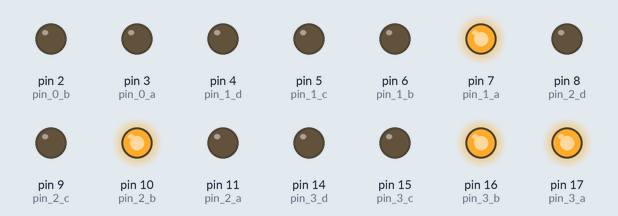
This sketch was run on a simulated Arduino Uno, built with avr-gcc and run on an emulated ATmega328P. Parts: output pins drawn as LEDs (lit = HIGH).

Above: at 0.1 s.
Timing chart, 0 to 1.6 s (numbered marks = the images above):
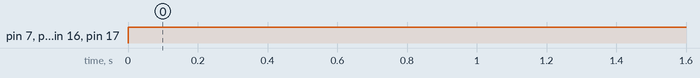

Measured:
- by itself, pin 7 (pin_1_a), pin 10 (pin_2_b), pin 16 (pin_3_b), pin 17 (pin_3_a): LOW → HIGH at 0.00 s

The sketch:

multi_nixie_driver_cycle.ino
```cpp
int pin_0_d = 18;
int pin_0_c = 19;
int pin_0_b = 2;
int pin_0_a = 3;

int pin_1_d = 4;
int pin_1_c = 5;
int pin_1_b = 6;
int pin_1_a = 7;

int pin_2_d = 8;
int pin_2_c = 9;
int pin_2_b = 10;
int pin_2_a = 11;

int pin_3_d = 14;
int pin_3_c = 15;
int pin_3_b = 16;
int pin_3_a = 17;

void setup() {
  pinMode(pin_0_a, OUTPUT);
  pinMode(pin_0_b, OUTPUT);
  pinMode(pin_0_c, OUTPUT);
  pinMode(pin_0_d, OUTPUT);

  pinMode(pin_1_a, OUTPUT);
  pinMode(pin_1_b, OUTPUT);
  pinMode(pin_1_c, OUTPUT);
  pinMode(pin_1_d, OUTPUT);

  pinMode(pin_2_a, OUTPUT);
  pinMode(pin_2_b, OUTPUT);
  pinMode(pin_2_c, OUTPUT);
  pinMode(pin_2_d, OUTPUT);

  pinMode(pin_3_a, OUTPUT);
  pinMode(pin_3_b, OUTPUT);
  pinMode(pin_3_c, OUTPUT);
  pinMode(pin_3_d, OUTPUT);
}


void SetSN74141Chips( int num0, int num1, int num2, int num3)
{
  int a,b,c,d;
  a=0;b=0;c=0;d=0;

  // Load the a,b,c,d to send to the SN74141 IC (0)
  switch( num0 )
  {
    case 0: a=0;b=0;c=0;d=0;break;
    case 1: a=1;b=0;c=0;d=0;break;
    case 2: a=0;b=1;c=0;d=0;break;
    case 3: a=1;b=1;c=0;d=0;break;
    case 4: a=0;b=0;c=1;d=0;break;
    case 5: a=1;b=0;c=1;d=0;break;
    case 6: a=0;b=1;c=1;d=0;break;
    case 7: a=1;b=1;c=1;d=0;break;
    case 8: a=0;b=0;c=0;d=1;break;
    case 9: a=1;b=0;c=0;d=1;break;
    default: a=1;b=1;c=1;d=1;
    break;
  }

  // Write to output pins.
  digitalWrite(pin_0_d, d);
  digitalWrite(pin_0_c, c);
  digitalWrite(pin_0_b, b);
  digitalWrite(pin_0_a, a);

  // Load the a,b,c,d to send to the SN74141 IC (1)
  switch( num1 )
  {
    case 0: a=0;b=0;c=0;d=0;break;
    case 1: a=1;b=0;c=0;d=0;break;
    case 2: a=0;b=1;c=0;d=0;break;
    case 3: a=1;b=1;c=0;d=0;break;
    case 4: a=0;b=0;c=1;d=0;break;
    case 5: a=1;b=0;c=1;d=0;break;
    case 6: a=0;b=1;c=1;d=0;break;
    case 7: a=1;b=1;c=1;d=0;break;
    case 8: a=0;b=0;c=0;d=1;break;
    case 9: a=1;b=0;c=0;d=1;break;
    default: a=1;b=1;c=1;d=1;
    break;
  }

  // Write to output pins
  digitalWrite(pin_1_d, d);
  digitalWrite(pin_1_c, c);
  digitalWrite(pin_1_b, b);
  digitalWrite(pin_1_a, a);

  // Load the a,b,c,d to send to the SN74141 IC (2)
  switch( num2 )
  {
    case 0: a=0;b=0;c=0;d=0;break;
    case 1: a=1;b=0;c=0;d=0;break;
    case 2: a=0;b=1;c=0;d=0;break;
    case 3: a=1;b=1;c=0;d=0;break;
    case 4: a=0;b=0;c=1;d=0;break;
    case 5: a=1;b=0;c=1;d=0;break;
    case 6: a=0;b=1;c=1;d=0;break;
    case 7: a=1;b=1;c=1;d=0;break;
    case 8: a=0;b=0;c=0;d=1;break;
    case 9: a=1;b=0;c=0;d=1;break;
    default: a=1;b=1;c=1;d=1;
    break;
  }

  // Write to output pins.
  digitalWrite(pin_2_d, d);
  digitalWrite(pin_2_c, c);
  digitalWrite(pin_2_b, b);
  digitalWrite(pin_2_a, a);

  // Load the a,b,c,d to send to the SN74141 IC (3)
  switch( num3 )
  {
    case 0: a=0;b=0;c=0;d=0;break;
    case 1: a=1;b=0;c=0;d=0;break;
    case 2: a=0;b=1;c=0;d=0;break;
    case 3: a=1;b=1;c=0;d=0;break;
    case 4: a=0;b=0;c=1;d=0;break;
    case 5: a=1;b=0;c=1;d=0;break;
    case 6: a=0;b=1;c=1;d=0;break;
    case 7: a=1;b=1;c=1;d=0;break;
    case 8: a=0;b=0;c=0;d=1;break;
    case 9: a=1;b=0;c=0;d=1;break;
    default: a=1;b=1;c=1;d=1;
    break;
  }

  // Write to output pins
  digitalWrite(pin_3_d, d);
  digitalWrite(pin_3_c, c);
  digitalWrite(pin_3_b, b);
  digitalWrite(pin_3_a, a);
}


float fadeIn = 0.0f;
float fadeOut = 8.0f;
float fadeMax = 8.0f;
float fadeStep = 1.0f;
int NumberArray[4]={0,0,0,0};
int currNumberArray[4]={1,2,3,4};
float NumberArrayFadeInValue[4]={18.0f,18.0f,18.0f,18.0f};
float NumberArrayFadeOutValue[4]={18.0f,18.0f,18.0f,18.0f};

void DisplayFadeNumberString()
{

  SetSN74141Chips(currNumberArray[0],currNumberArray[1], currNumberArray[2], currNumberArray[3]);
  delay(2000);

}


void loop() {
  NumberArray[3] = 3;
  NumberArray[2] = 2;
  NumberArray[1] = 1;
  NumberArray[0] = 0;

  // Display.
//  DisplayFadeNumberString();
  SetSN74141Chips(NumberArray[0],NumberArray[1], NumberArray[2], NumberArray[3]);
  delay(1500);
  SetSN74141Chips(NumberArray[0],NumberArray[1], NumberArray[2], NumberArray[3]);
  delay(1500);
}
```
